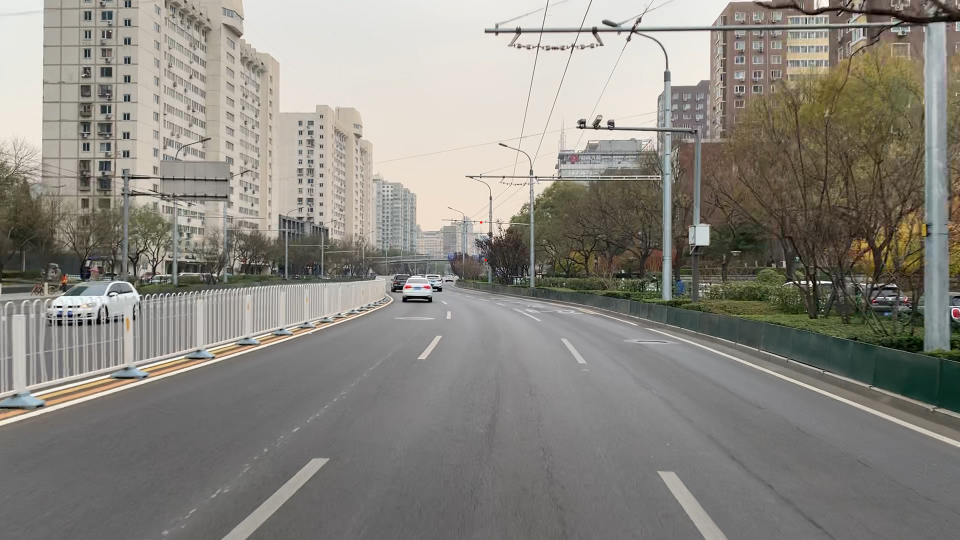
#> input picture 02_Project_FindingLaneLines/test_real.png, 1920 x 1080 px (shown at 1/2 size)
$ python 02_14_HoughTransformtoFindLaneLines_modified.py
#> lines starting #> are read from the running program, lines starting #| are printed output that depends on the picture; after the words box and inside, x2 and y2 are one past the last pixel; in counts of white or black regions, pixels touching at a corner belong together
# Do relevant imports
import matplotlib.pyplot as plt
import matplotlib.image as mpimg
import numpy as np
import cv2

# Read in and grayscale the image
image = cv2.imread('test_real.png', cv2.IMREAD_COLOR)
#> image is the input picture: shape (1080, 1920, 3); mean B, G, R 127.6, 134.9, 138
gray = cv2.cvtColor(image, cv2.COLOR_RGB2GRAY)
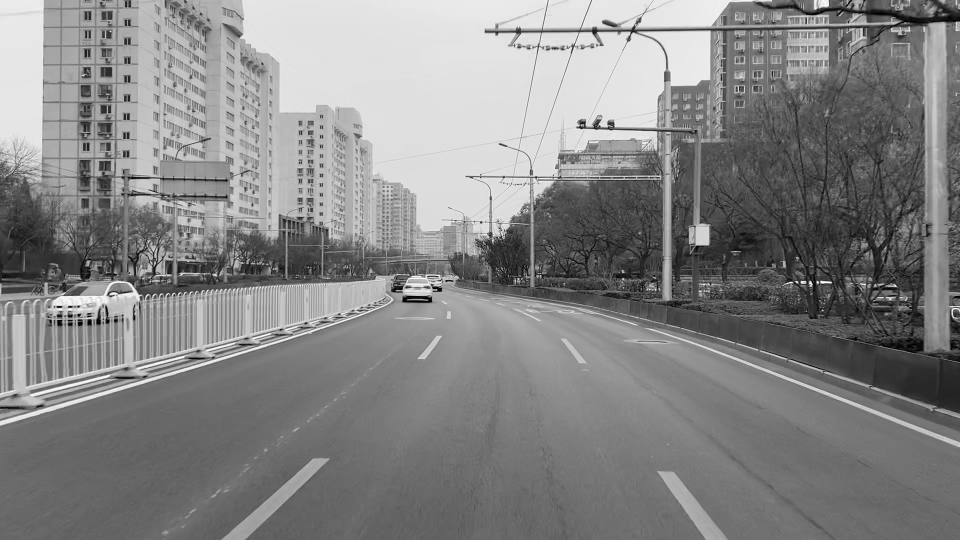
#> gray: shape (1080, 1920) (shown at 1/2 size); min 0, max 255, mean 133.1

# Define a kernel size and apply Gaussian smoothing
kernel_size = 5
blur_gray = cv2.GaussianBlur(gray, (kernel_size, kernel_size), 0)

# Define our parameters for Canny and apply
low_threshold = 50
high_threshold = 150
edges = cv2.Canny(blur_gray, low_threshold, high_threshold)
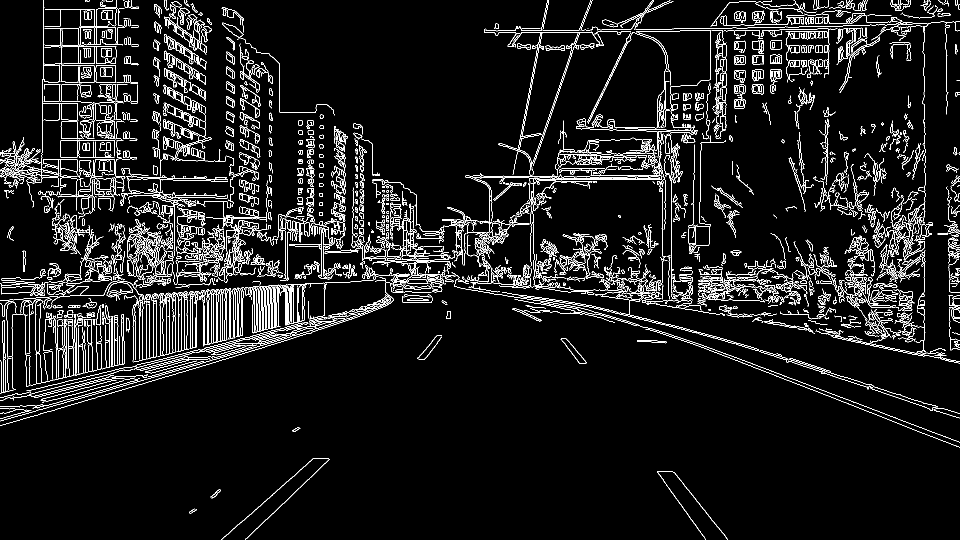
#> edges: shape (1080, 1920) (shown at 1/2 size); 6.6% white in thin lines or dots

# Next we'll create a masked edges image using cv2.fillPoly()
mask = np.zeros_like(edges)
ignore_mask_color = 255

# This time we are defining a four sided polygon to mask
imshape = image.shape
#> imshape = (1080, 1920, 3)
vertices = np.array([[(0, imshape[0]), (900, 600), (1020, 600), (imshape[1], imshape[0])]], dtype=np.int32)
cv2.fillPoly(mask, vertices, ignore_mask_color)
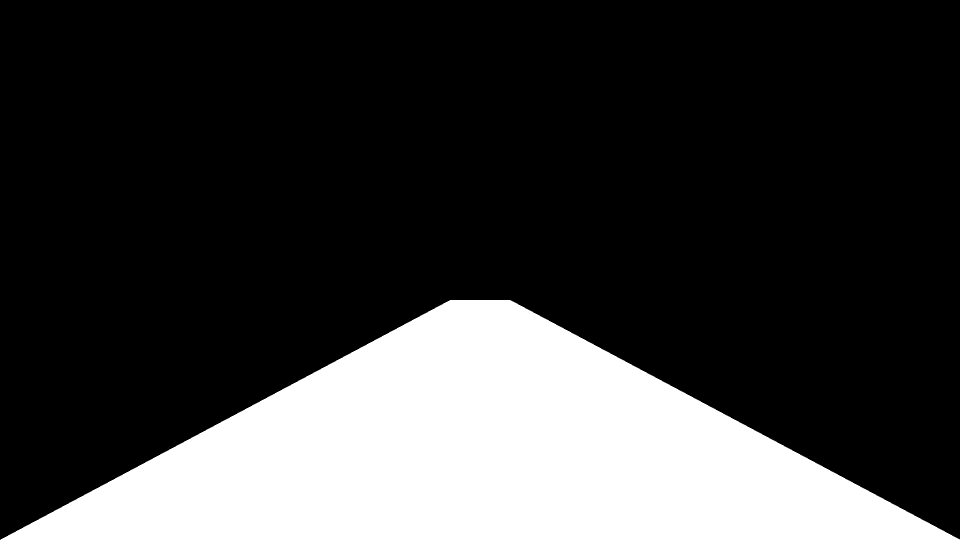
#> mask: shape (1080, 1920) (shown at 1/2 size); 23.6% white; 1 white region, box (x1, y1, x2, y2) and area: (1, 600, 1920, 1080) 490020
plt.imshow(mask)
plt.show()
masked_edges = cv2.bitwise_and(edges, mask)
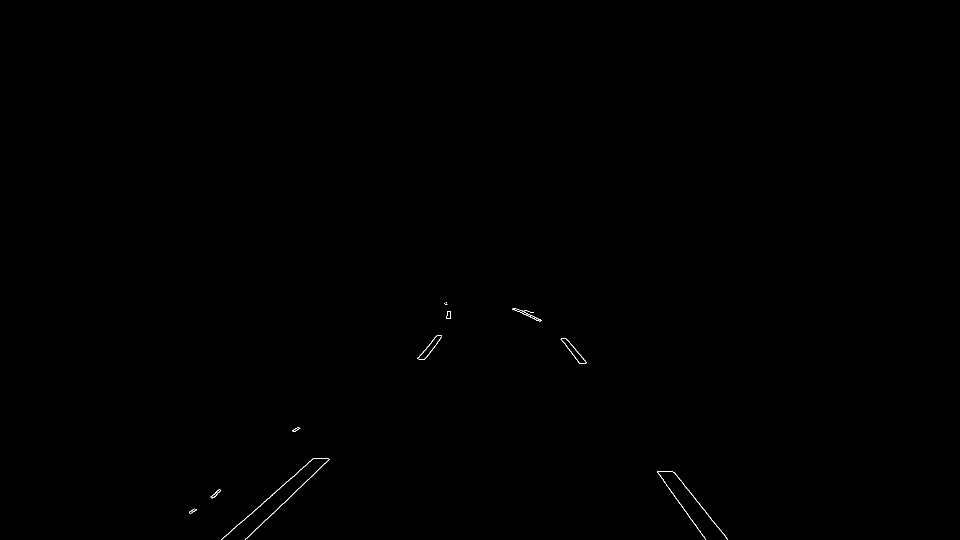
#> masked_edges: shape (1080, 1920) (shown at 1/2 size); 0.09% white in thin lines or dots, all inside (x1, y1, x2, y2) = (378, 605, 1455, 1080)
plt.imshow(masked_edges)
plt.show()

# Define the Hough transform parameters
# Make a blank the same size as our image to draw on
rho = 2
theta = np.pi/180
threshold = 15
min_line_length = 20
max_line_gap = 20
line_image = np.copy(image)*0  # creating a blank to draw lines on
#> line_image: shape (1080, 1920, 3); every value is 0

# Run Hough on edge detected image
lines = cv2.HoughLinesP(masked_edges, rho, theta, threshold, np.array([]), min_line_length, max_line_gap)
#> lines = 34 rows, first 6: [443, 1079, 545, 990], [1345, 943, 1401, 1010], [490, 1078, 601, 974], [1314, 944, 1409, 1075], [1026, 618, 1079, 642], [548, 987, 600, 939]

# Iterate over the output "lines" and draw lines on the black
for line in lines:
    for x1, y1, x2, y2 in line:
        cv2.line(line_image, (x1, y1), (x2, y2), (255, 0, 0), 10)
#> this loop made 34 passes
#> line on passes 1 to 12: [[443, 1079, 545, 990]], [[1345, 943, 1401, 1010]], [[490, 1078, 601, 974]], [[1314, 944, 1409, 1075]], [[1026, 618, 1079, 642]], [[548, 987, 600, 939]], [[1413, 1027, 1453, 1075]], [[835, 716, 874, 671]], [[851, 716, 883, 673]], [[1123, 677, 1158, 726]], [[1131, 677, 1172, 724]], [[1044, 621, 1082, 640]]
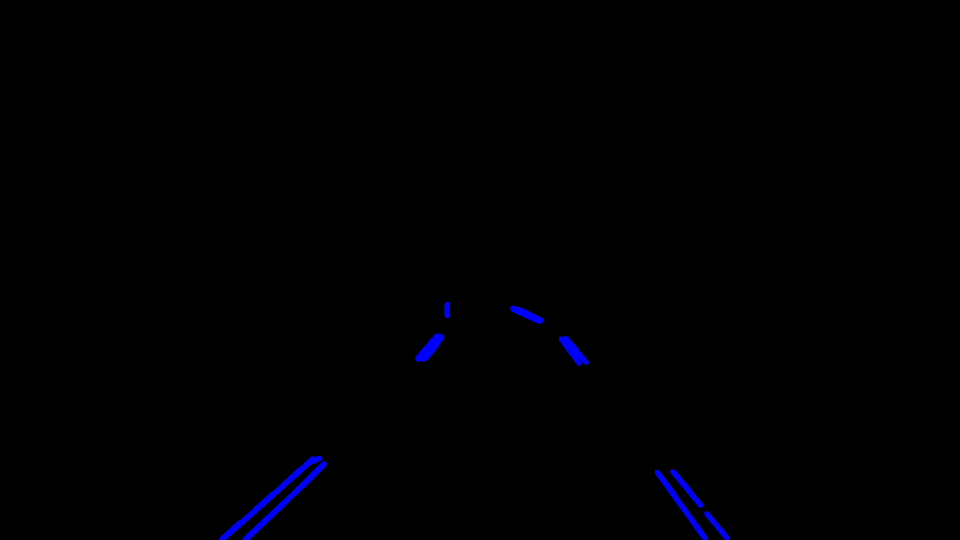
#> line_image: shape (1080, 1920, 3) (shown at 1/2 size); mean B, G, R 1.7, 0, 0

# Create a "color" binary image to combine with line image
color_edges = np.dstack((edges, edges, edges))
#> color_edges: shape (1080, 1920, 3); 6.6% white in thin lines or dots

# Draw the lines on the edge image
combo = cv2.addWeighted(color_edges, 0.8, line_image, 1, 0)
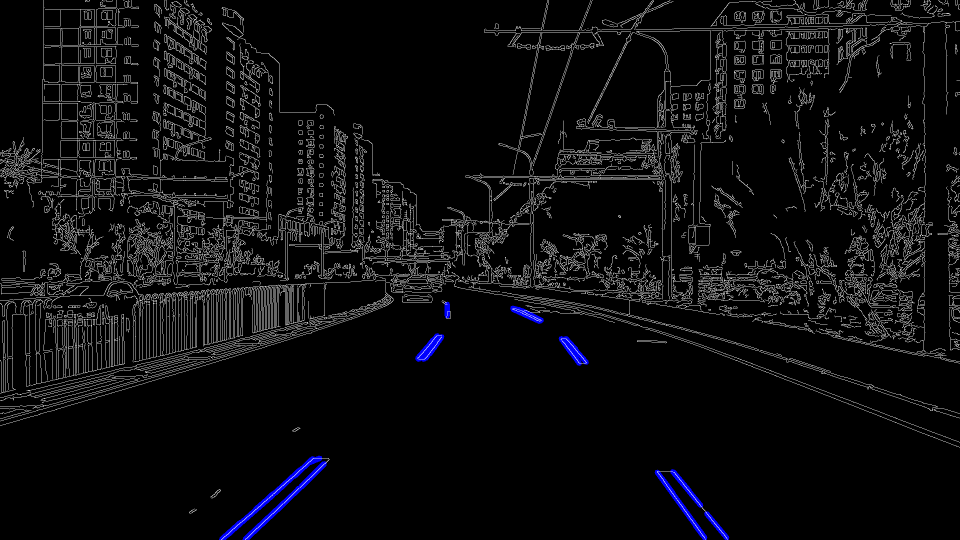
#> combo: shape (1080, 1920, 3) (shown at 1/2 size); mean of channels 0, 1, 2 15, 13.5, 13.5; drawn as B, G, R
plt.imshow(combo)
plt.show()
combo = cv2.addWeighted(image, 0.8, line_image, 1, 0)
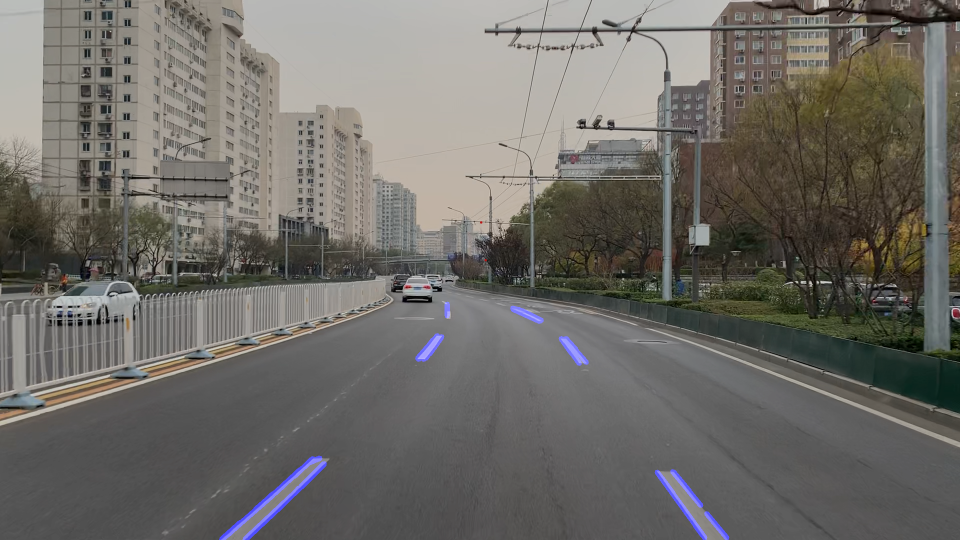
#> combo: shape (1080, 1920, 3) (shown at 1/2 size); mean B, G, R 103, 107.9, 110.4
plt.imshow(combo)
plt.show()
